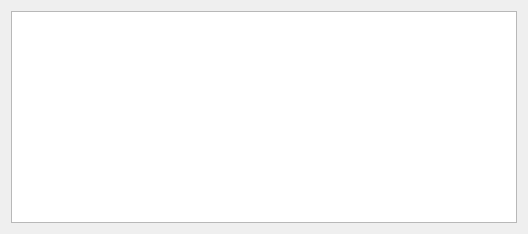
<ui version="4.0" >
 <class>tableForm</class>
 <widget class="QWidget" name="tableForm" >
  <property name="geometry" >
   <rect>
    <x>0</x>
    <y>0</y>
    <width>528</width>
    <height>234</height>
   </rect>
  </property>
  <property name="windowTitle" >
   <string>Form</string>
  </property>
  <layout class="QVBoxLayout" >
   <item>
    <widget class="QTableView" name="nodeTableView" >
     <property name="frameShadow" >
      <enum>QFrame::Sunken</enum>
     </property>
     <property name="alternatingRowColors" >
      <bool>true</bool>
     </property>
     <property name="selectionMode" >
      <enum>QAbstractItemView::SingleSelection</enum>
     </property>
     <property name="sortingEnabled" >
      <bool>true</bool>
     </property>
     <property name="wordWrap" >
      <bool>false</bool>
     </property>
    </widget>
   </item>
  </layout>
 </widget>
 <resources/>
 <connections/>
</ui>
